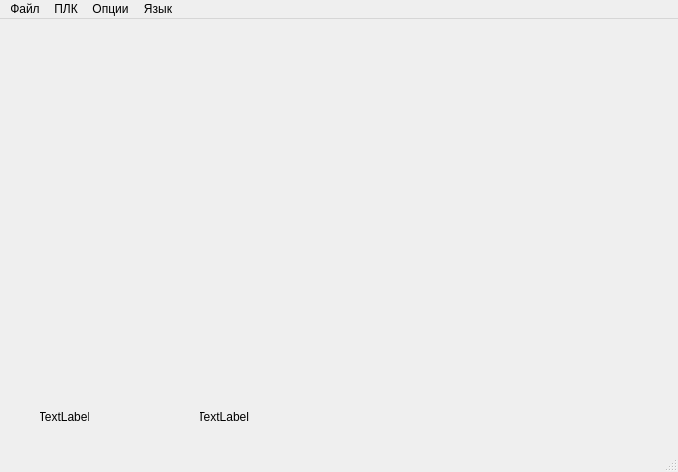
<?xml version="1.0" encoding="UTF-8"?>
<ui version="4.0">
 <class>MainWindow</class>
 <widget class="QMainWindow" name="MainWindow">
  <property name="geometry">
   <rect>
    <x>0</x>
    <y>0</y>
    <width>678</width>
    <height>472</height>
   </rect>
  </property>
  <property name="windowTitle">
   <string>Установка параметров ПЛК</string>
  </property>
  <property name="windowIcon">
   <iconset resource="resrc.qrc">
    <normaloff>:/img/icon200x200.png</normaloff>:/img/icon200x200.png</iconset>
  </property>
  <property name="windowOpacity">
   <double>1.000000000000000</double>
  </property>
  <widget class="QWidget" name="centralwidget">
   <widget class="QLabel" name="la_plc_status">
    <property name="geometry">
     <rect>
      <x>40</x>
      <y>390</y>
      <width>49</width>
      <height>16</height>
     </rect>
    </property>
    <property name="text">
     <string>TextLabel</string>
    </property>
    <property name="alignment">
     <set>Qt::AlignmentFlag::AlignCenter</set>
    </property>
   </widget>
   <widget class="QLabel" name="la_status_bar_message">
    <property name="geometry">
     <rect>
      <x>200</x>
      <y>390</y>
      <width>49</width>
      <height>16</height>
     </rect>
    </property>
    <property name="text">
     <string>TextLabel</string>
    </property>
    <property name="alignment">
     <set>Qt::AlignmentFlag::AlignRight|Qt::AlignmentFlag::AlignTrailing|Qt::AlignmentFlag::AlignVCenter</set>
    </property>
   </widget>
  </widget>
  <widget class="QMenuBar" name="menubar">
   <property name="geometry">
    <rect>
     <x>0</x>
     <y>0</y>
     <width>678</width>
     <height>22</height>
    </rect>
   </property>
   <widget class="QMenu" name="menu">
    <property name="title">
     <string>Файл</string>
    </property>
    <addaction name="write_params_to_file"/>
    <addaction name="read_params_from_file"/>
    <addaction name="separator"/>
   </widget>
   <widget class="QMenu" name="menu_2">
    <property name="title">
     <string>ПЛК</string>
    </property>
    <addaction name="write_this_value_to_plc"/>
    <addaction name="wrire_this_page_to_plc"/>
    <addaction name="write_all_params_to_plc"/>
    <addaction name="separator"/>
    <addaction name="update_values"/>
   </widget>
   <widget class="QMenu" name="menu_3">
    <property name="title">
     <string>Опции</string>
    </property>
    <addaction name="make_pattern_sysparams"/>
   </widget>
   <widget class="QMenu" name="menu_4">
    <property name="title">
     <string>Язык</string>
    </property>
    <addaction name="set_language_ru"/>
    <addaction name="set_language_en"/>
   </widget>
   <addaction name="menu"/>
   <addaction name="menu_2"/>
   <addaction name="menu_3"/>
   <addaction name="menu_4"/>
  </widget>
  <widget class="QStatusBar" name="statusbar"/>
  <action name="write_params_to_file">
   <property name="text">
    <string>Сохранить значения в файл...</string>
   </property>
  </action>
  <action name="read_params_from_file">
   <property name="text">
    <string>Загрузить значения из файла...</string>
   </property>
  </action>
  <action name="write_all_params_to_plc">
   <property name="text">
    <string>Записать все значения в ПЛК</string>
   </property>
  </action>
  <action name="wrire_this_page_to_plc">
   <property name="text">
    <string>Записать текущую страницу в ПЛК</string>
   </property>
  </action>
  <action name="write_this_value_to_plc">
   <property name="text">
    <string>Записать выбранные строки в ПЛК</string>
   </property>
  </action>
  <action name="make_pattern_sysparams">
   <property name="text">
    <string>Сформировать шаблон файла параметров</string>
   </property>
  </action>
  <action name="update_values">
   <property name="text">
    <string>Обновить значения</string>
   </property>
  </action>
  <action name="set_language_ru">
   <property name="text">
    <string>Русский</string>
   </property>
  </action>
  <action name="set_language_en">
   <property name="text">
    <string notr="true">English</string>
   </property>
  </action>
 </widget>
 <resources>
  <include location="resrc.qrc"/>
 </resources>
 <connections/>
</ui>
